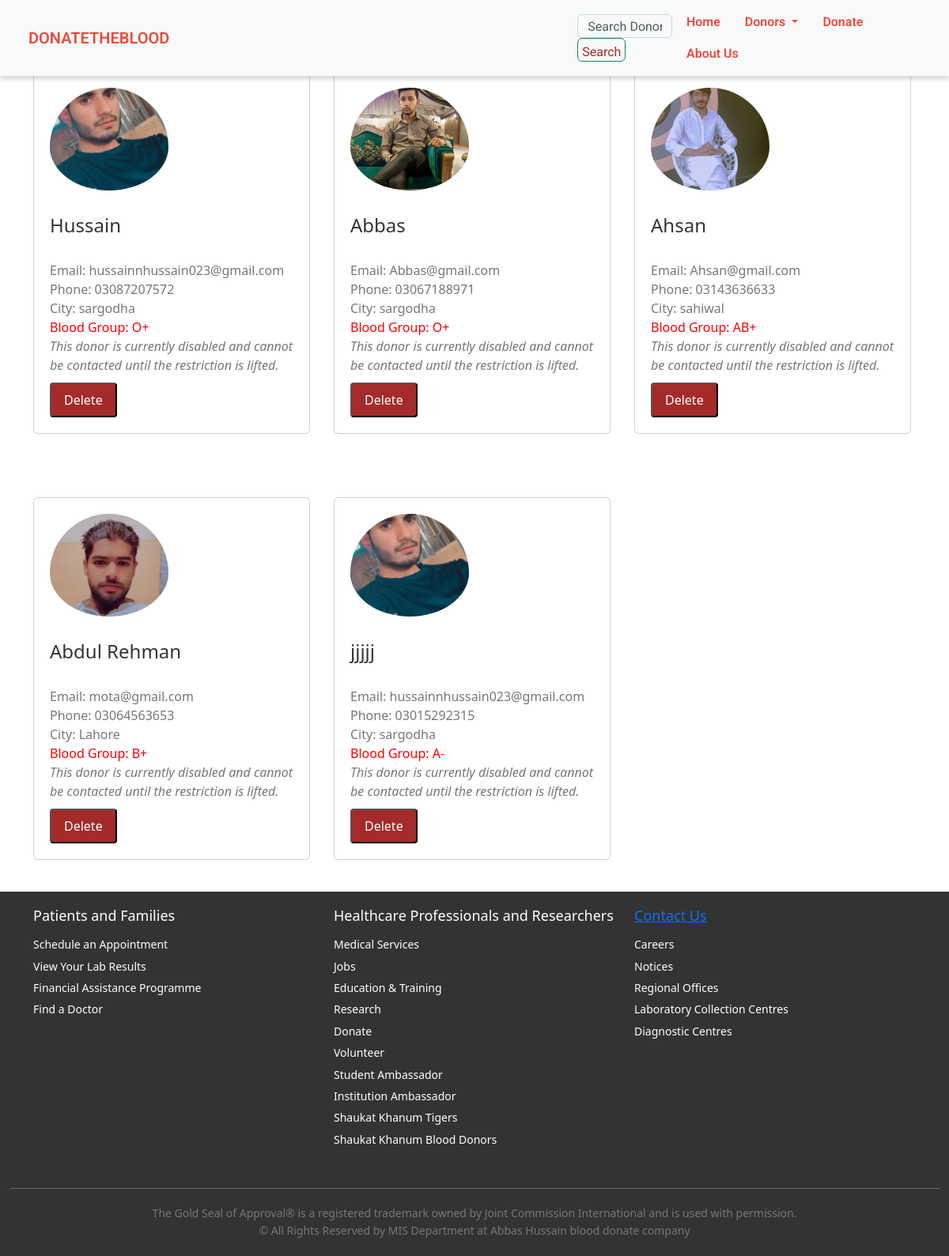
The app's page /admin.php with its own data.
### tables this page shows
CREATE TABLE `donar` (
  `id` int(11) NOT NULL,
  `fullname` varchar(50) NOT NULL,
  `email` varchar(50) NOT NULL,
  `phone` varchar(11) NOT NULL,
  `city` varchar(50) NOT NULL,
  `bloodgroup` varchar(5) NOT NULL,
  `filename` varchar(200) NOT NULL,
  `status` varchar(10) NOT NULL DEFAULT 'active'
);

### admin.php (the view, shortened to what this page needs)
<?php
include('include/header.php');
$servername = "localhost";
$username = "root";
$password = "";
$dbname = "blooddonate";
$conn = mysqli_connect($servername, $username, $password, $dbname);
$query = "SELECT * FROM donar";
$result = mysqli_query($conn, $query);
if (mysqli_num_rows($result) > 0) {
    echo '<div class="container">';
    echo '<div class="row">';
    while ($row = mysqli_fetch_assoc($result)) {
        echo '<div class="col-md-4">';
        echo '<div class="card">';
        echo '<div class="donor-image">';
        echo '<img src="img/' . $row['filename'] . '" alt="Donor Image">';
        echo '</div>';
        echo '<div class="donor-info">';
        echo '<h3>' . $row['fullname'] . '</h3>';
        echo '<p>Email: ' . $row['email'] . '</p>';
        echo '<p>Phone: ' . $row['phone'] . '</p>';
        echo '<p>City: ' . $row['city'] . '</p>';
        echo '<p style="color:red;">Blood Group: ' . $row['bloodgroup'] . '</p>';
        if (!isDonorDisabled($row['id'])) {
            echo '<form method="POST" action="' . htmlspecialchars($_SERVER["PHP_SELF"]) . '">';
            echo '<input type="hidden" name="donorId" value="' . $row['id'] . '">';
            echo '<button type="submit" class="contact-button" name="contactButton">Contact Us</button>';
            echo '</form>';
        } else {
            echo '<p id="disabled-message-' . $row['id'] . '" class="disabled-message">This donor is currently disabled and cannot be contacted until the restriction is lifted.</p>';
        }
        echo '<form method="POST" action="' . htmlspecialchars($_SERVER["PHP_SELF"]) . '">';
        echo '<button type="submit" class="disable-button" name="deleteButton">Delete</button>';
        echo '</form>';
        echo '</div>';
        echo '</div>';
        echo '</div>';
    }
    echo '</div>';
    echo '</div>';
} else {
    echo '<div class="empty-page">';
    echo '<p>No donor is available.</p>';
    echo '</div>';
}
function isDonorDisabled($donorId) {
    global $conn;
    $query = "SELECT * FROM `disable` WHERE id = '$donorId'";
    $result = mysqli_query($conn, $query);
    return mysqli_num_rows($result) > 0;
}
?>
<?php
include ('include/footer.php');
?>

### include/header.php (shortened to what this page needs)
<!DOCTYPE html>
	<head>
        <link rel="stylesheet" href="css/styles.css">
        <link rel="stylesheet" type="text/css" href="bootstrap/css/bootstrap.min.css">
		<link rel="stylesheet" href="css/custom.css">
	</head>
<?php
            include 'usernav.php';
?>

### include/usernav.php (shortened to what this page needs)
<!DOCTYPE html>
<html lang="en">
<head>
  <link rel="stylesheet" href="https://cdn.jsdelivr.net/npm/bootstrap@5.3.0/dist/css/bootstrap.min.css">
</head>
<body>
  <nav id="mainNav" class="navbar fixed-top navbar-default navbar-expand-lg navbar-light bg-light">
    <a class="navbar-brand" href="./index.php" style="margin-left:36px">
      DONATETHEBLOOD
    </a>
    <div class="collapse navbar-collapse" id="navbarTogglerDemo02">
      <ul class="navbar-nav mr-auto mt-2 mt-lg-0">
        <li class="nav-item" style="margin-left: 500px;">
          <form class="form-inline mt-2 mt-md-0" method="post" action="searher.php">
          <input class="form-control mr-sm-2" type="text" placeholder="Search Donor" name="bloodgroup" aria-label="Search" style="height: 30px; width: 120px; background-color: #f8f9fa; border-color: #ced4da; color: #212529;" placeholder="Search Donor" style="color: #A52A2A;">
            <button class="btn btn-outline-success my-2 my-sm-0" style="height: 30px; padding: 5px; color: #A52A2A;" type="submit">Search</button>
          </form>
        </li>
      </ul>
      <ul class="navbar-nav form-inline my-2 my-lg-0">
        <li class="nav-item">
          <a class="nav-link" href="index.php" style="margin-right:15px">Home</a>
        </li>
        <li class="nav-item dropdown">
          <a class="nav-link dropdown-toggle" href="#" id="donorsDropdown" role="button" style="margin-right:15px" data-bs-toggle="dropdown" aria-haspopup="true" aria-expanded="false">
            Donors
          </a>
        </li>
        <li class="nav-item">
          <a class="nav-link" href="search.php" style="margin-right:15px">Donate</a>
        </li>
        <li class="nav-item">
          <a class="nav-link" href="about.php" style="margin-right:36px">About Us</a>
        </li>
      </ul>
    </div>
  </nav>
</body>
</html>

### include/footer.php (shortened to what this page needs)
<footer>
    <div class="container">
        <div class="row">
            <div class="col-md-4">
                <h4>Patients and Families</h4>
                <ul>
                    <li>Schedule an Appointment</li>
                    <li>View Your Lab Results</li>
                    <li>Financial Assistance Programme</li>
                    <li>Find a Doctor</li>
                </ul>
            </div>
            <div class="col-md-4">
                <h4>Healthcare Professionals and Researchers</h4>
                <ul>
                    <li>Medical Services</li>
                    <li>Jobs</li>
                    <li>Education & Training</li>
                    <li>Research</li>
                    <li>Donate</li>
                    <li>Volunteer</li>
                    <li>Student Ambassador</li>
                    <li>Institution Ambassador</li>
                    <li>Shaukat Khanum Tigers</li>
                    <li>Shaukat Khanum Blood Donors</li>
                </ul>
            </div>
            <div class="col-md-4">
			<h4><a href="contact_us.php">Contact Us</a></h4>
                <ul>
                    <li>Careers</li>
                    <li>Notices</li>
                    <li>Regional Offices</li>
                    <li>Laboratory Collection Centres</li>
                    <li>Diagnostic Centres</li>
                </ul>
            </div>
        </div>
    </div>
    <div class="container-fluid">
        <div class="row">
            <div class="col-md-12">
                <hr>
                <p class="text-center">
                    The Gold Seal of Approval® is a registered trademark owned by Joint Commission International and is used with permission.<br>
                    © All Rights Reserved by MIS Department at Abbas Hussain blood donate company
                </p>
            </div>
        </div>
    </div>
</footer>

### css/styles.css (style rules this page uses)
body { background: #f1f4f7; padding-top: 50px; color: #5f6468; font-family: "Roboto", sans-serif; }
p { color: #777; }
a, a:hover, a:focus { color: #e74c3c; }
h1, h2, h3, h4, h5, h6 { color: #5f6468; }
h3, h4 { font-weight: 300; }
.form-control { border: 1px solid #eee; box-shadow: none; }
.navbar-nav li a { color: #e74c3c !important; }

### css/custom.css (style rules this page uses)
.navbar-brand, .nav-link { color: #e74c3c !important; }
.navbar-default { background-color: white !important; border-color: rgba(34, 34, 34, 0.05); font-family: 'Roboto', 'Helvetica Neue', Arial, sans-serif; -webkit-transition: all 0.35s; -moz-transition: all 0.35s; transition: all 0.35s; }
@media (min-width: 768px) { .navbar-default { background-color: white !important; border-color: rgba(255, 255, 255, 0.3); } }
nav { -webkit-box-shadow: 0px 5px 5px 0px rgba(0,0,0,0.14); -moz-box-shadow: 0px 5px 5px 0px rgba(0,0,0,0.14); box-shadow: 0px 5px 5px 0px rgba(0,0,0,0.14); font-family: 'Roboto', sans-serif; font-weight: 600; }
body { background-color: #ecf0f1; width: 100%; overflow-x: hidden; }
.card { width: 350px; padding: 20px; margin-top: 40px; margin-bottom: 40px; }
.card h3,img { padding-bottom: 20px; align-self: center; }

### admin.php (style rules this page uses)
.donor-image img { width: 150px; height: 150px; border-radius: 50%; object-fit: cover; margin-bottom: 10px; }
.donor-info { text-align: left; }
.donor-info h3 { margin-top: 0; margin-bottom: 10px; font-size: 24px; color: #333333; }
.donor-info p { margin: 0; line-height: 1.5; color: #777777; }
.disable-button { display: inline-block; padding: 8px 16px; background-color:brown; color:#ffffff; text-decoration: none; border-radius: 4px; transition: background-color 0.3s ease; margin-top: 10px; }
.disabled-message { color: #777777; font-style: italic; margin-top: 10px; }

### include/footer.php (style rules this page uses)
footer { background-color: #333333; padding: 20px 0; color: #ffffff; font-size: 14px; line-height: 1.6; }
footer h4 { font-size: 18px; margin-bottom: 15px; color: #ffffff; }
footer ul { padding-left: 0; list-style: none; margin-bottom: 20px; }
footer li { margin-bottom: 5px; }
footer hr { border-top: 1px solid #ffffff; margin-top: 30px; margin-bottom: 20px; }
footer p { margin-bottom: 0; }

### records on screen
donar: filename (picture), fullname "Hussain", email "hussainnhussain023@gmail.com", phone "03087207572", city "sargodha", bloodgroup "O+"
donar: filename (picture), fullname "Abbas", email "Abbas@gmail.com", phone "03067188971", city "sargodha", bloodgroup "O+"
donar: filename (picture), fullname "Ahsan", email "Ahsan@gmail.com", phone "03143636633", city "sahiwal", bloodgroup "AB+"
donar: filename (picture), fullname "Abdul Rehman", email "mota@gmail.com", phone "03064563653", city "Lahore", bloodgroup "B+"
donar: filename (picture), fullname "jjjjj", email "hussainnhussain023@gmail.com", phone "03015292315", city "sargodha", bloodgroup "A-"
